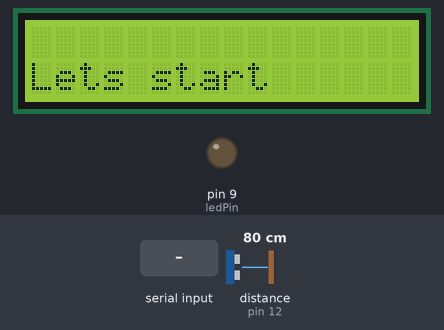
This sketch was run on a simulated Arduino Uno, built with avr-gcc and run on an emulated ATmega328P. Parts: 16×2 character LCD, output pins drawn as LEDs (lit = HIGH). Dashed ring = blinking. The test bench sets the inputs (shaded band); at power-on: distance to the obstacle (sensor on pin 12) 80 cm. The echo pulse lasts 58.3 µs per cm; pins used as bus, display or sensor lines are not drawn; what the sketch prints to the serial monitor is not drawn.

Above: at 1.2 s.
1.3 s: "/setdist\n" received over Serial
At 2.1 s:
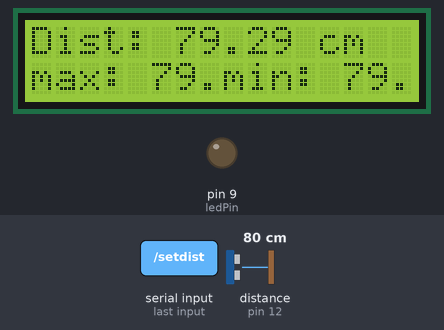
2.8 s: "/start\n" received over the second serial link
At 4.74 s:
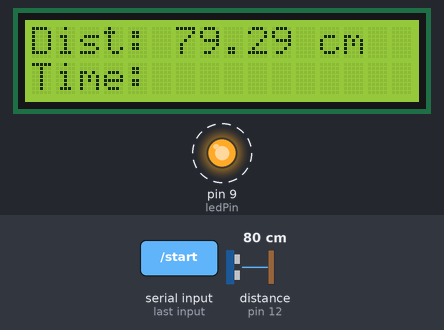
5.8 s: "/stop\n" received over Serial
At 6.6 s:
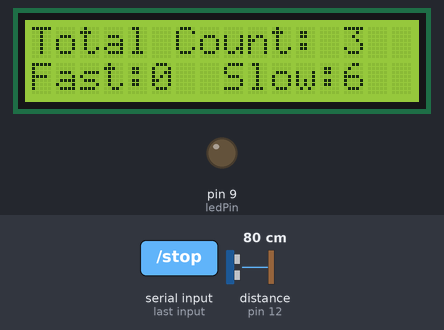
7.6 s: "/setdist90\n" received over Serial
At 8.1 s:
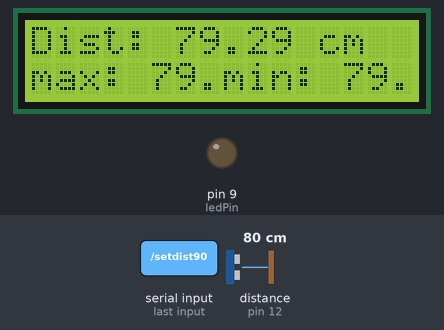
9.1 s: distance to the obstacle (sensor on pin 12) set to 120 cm
At 9.9 s:
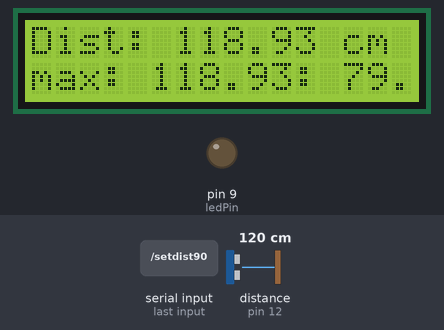
10.7 s: "/start,45\n" received over the second serial link
At 12.5 s:
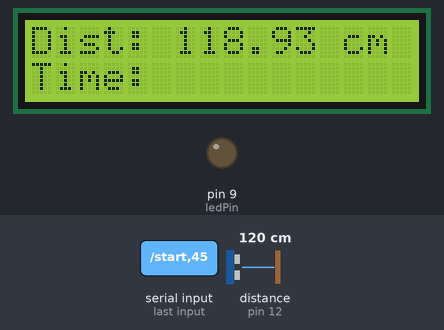
Timing chart, 0 to 13.5 s (numbered marks = the images above; inputs shaded):
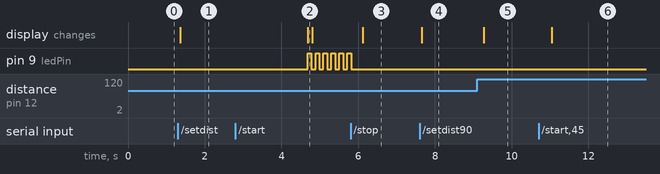

The sketch:

test1.ino
```cpp
#include <MPU6050.h>

// https://play.google.com/store/apps/details?id=de.kai_morich.serial_bluetooth_terminal
// 앱 다운 받아서 블루투스 연결

// 초기값 설정하는 방법

// "/setdist"
// 10초간 기본거리 당겼을때 거리 자동 측정

// "/settime 1.5"
// 편도 이동 시간 설정

// 시작하는 방법
// "/start"

// 멈추는 방법
// "/stop"

// HC-SR04
// TRG(D11), ECHO(D12)

// HC-06
// RXD(D2), TXD(D3)

//data 0 (거리)
//data 1 (빠르기) (시간차)
//data 2 (빨랐던수) (느렸던수)

#include <SoftwareSerial.h>
#include <LiquidCrystal_I2C.h>
#include <Wire.h>

// HC-SR04 핀 정의
const int trigPin = 11;
const int echoPin = 12;

const int ledPin = 9;

// LiquidCrystal I2C 설정 (필요한 경우)
LiquidCrystal_I2C lcd(0x27, 16, 2);  // 주소 0x27, 16자 2줄

// HC-06 블루투스 모듈을 위한 소프트웨어 시리얼
const int RX = 2;
const int TX = 3;
SoftwareSerial bluetooth(RX, TX);  // RX, TX

// 변수 설정
float distance_base = -1;
float distance_goal = -1;
float time_goal = -1;
unsigned long time_start;
bool measuring = false;
bool movingTowardsGoal = true;
int count = 0;
int fastCount = 0;
int slowCount = 0;
bool setDefaltDistance = false;
bool setDefaltTime = false;
String command = "";
int threshold =500;

void setup() {
  // 핀 초기화
  pinMode(trigPin, OUTPUT);
  pinMode(echoPin, INPUT);
  pinMode(ledPin, OUTPUT);

  //블루투스 초기화
  bluetooth.begin(9600);

  //시리얼 초기화
  Serial.begin(9600);

  // LiquidCrystal I2C 초기화 (필요한 경우)
  lcd.init();
  lcd.backlight();
  lcd.clear();
  lcd.setCursor(0, 1);
  lcd.print("Lets start");

  bluetooth.println("Lets start");
}

void loop() {
  command = "";
  getData();

  if (command.startsWith("/setdist")) {
    unsigned long endTime = millis() + 3000;  // 현재 시간으로부터 3초 후
    float maxDistance = 0;                     // 최대 거리
    float minDistance = 300;                   // 최소 거리

    // LCD 초기화
    lcd.clear();
    lcd.setCursor(0, 0);
    lcd.print("Dist: ");
    while (millis() < endTime) {
      float distance = measureDistance();
      lcd.setCursor(6, 0);
      lcd.print(distance);
      lcd.print(" cm    ");
      if (distance > maxDistance) {
        maxDistance = distance;
        // bluetooth.print("기본 위치 변경: ");
        // bluetooth.println(maxDistance);
        lcd.setCursor(0, 1);
        lcd.print("max: ");
        lcd.print(maxDistance);
      }
      if (distance < minDistance && distance > -1) {
        minDistance = distance;
        // bluetooth.print("이동 위치 변경: ");
        // bluetooth.println(minDistance);
        lcd.setCursor(8, 1);
        lcd.print("min: ");
        lcd.print(minDistance);
      }
      bluetooth.print("기본위치:");
      bluetooth.print(maxDistance);
      bluetooth.print(", 이동위치:");
      bluetooth.println(minDistance);

      delay(100);  // 센서 측정 간격
    }
    bluetooth.println();

    distance_base = maxDistance;
    distance_goal = minDistance;

    // 결과 출력
    bluetooth.print("기본 위치: ");
    bluetooth.println(distance_base);
    bluetooth.print("목표 위치: ");
    bluetooth.println(distance_goal);
    bluetooth.println();

    setDefaltDistance = true;
  } else if (command.startsWith("/settime ")) {
    String paramStr = command.substring(9);  // "/settime " 다음의 문자열 추출
    time_goal = paramStr.toFloat();

    // 결과 출력
    bluetooth.print("목표 편도 시간: ");
    bluetooth.println(time_goal);
    bluetooth.println();
    bluetooth.print("data ");
    bluetooth.print(time_goal);
    bluetooth.println();

    setDefaltTime = true;
  } else if (command.startsWith("/start")) {
    delay(200);

    lcd.clear();
    if (!setDefaltDistance && !setDefaltTime) {
      bluetooth.println("기본값을 설정해 주세요");
      // LCD 초기화
      lcd.setCursor(0, 0);
      lcd.print("Please Set");
      lcd.setCursor(0, 1);
      lcd.print("Defalut Value");
    } else {
      // 값 초기화
      count = 0;
      fastCount = 0;
      slowCount = 0;

      // LCD 초기화
      lcd.setCursor(0, 0);
      lcd.print("Dist: ");
      lcd.setCursor(0, 1);
      lcd.print("Time: ");

      time_start = millis();
      measuring = true;
    }
  } else if (command.startsWith("/stop")) {
    delay(200);

    // LCD에 결과 표시
    lcd.clear();
    lcd.setCursor(0, 0);
    lcd.print("Total Count: ");
    lcd.print(count / 2);
    lcd.setCursor(0, 1);
    lcd.print("Fast:");
    lcd.print(fastCount);
    lcd.setCursor(8, 1);
    lcd.print("Slow:");
    lcd.print(slowCount);

    // 블루투스로 데이터 전송
    bluetooth.print("data 2 ");
    bluetooth.print(fastCount);
    bluetooth.print(" ");
    bluetooth.println(slowCount);

    measuring = false;
  }

  // 거리 업데이트
  if (measuring) {
    float distance = measureDistance();
    lcd.setCursor(6, 0);
    lcd.print(distance);
    lcd.print(" cm    ");

// 블루투스로 데이터 전송
    bluetooth.print("data 0 ");
    bluetooth.println(distance);

    checkDistanceAndTime(distance);

    delay(50);
  }
}

float measureDistance() {
  digitalWrite(trigPin, LOW);
  delayMicroseconds(2);
  digitalWrite(trigPin, HIGH);
  delayMicroseconds(10);
  digitalWrite(trigPin, LOW);

  long duration = pulseIn(echoPin, HIGH);
  float distance = duration * 0.034 / 2;
  if (distance >= 300 || distance <= 0.5) {
    return 0;
  }
  return distance;
}

void checkDistanceAndTime(float distance) {
  if ((movingTowardsGoal && distance <= distance_goal) || (!movingTowardsGoal && distance >= distance_base)) {
    digitalWrite(ledPin, HIGH);
    delay(100);
    digitalWrite(ledPin, LOW);
    lcd.setCursor(6, 1);

    // 블루투스로 데이터 전송
    bluetooth.print("data 1 ");

    unsigned long time_taken = millis() - time_start;
    if (time_taken > time_goal * 1000 + threshold) {  // 시간이 목표보다 느림
      slowCount++;
      lcd.print("FASTER");
      bluetooth.print("0 ");
    } else if (time_taken < time_goal * 1000 - threshold) {  // 시간이 목표보다 빠름
      fastCount++;
      lcd.print("SLOWER");
      bluetooth.print("1 ");
    } else {  // 시간이 적당함
      lcd.print("GOOD  ");
      bluetooth.print("2 ");
    }

    movingTowardsGoal = !movingTowardsGoal;  // 목표 방향 전환
    time_start = millis();                   // 시간 재설정
    count++;
    bluetooth.print(time_taken / 1000);
    bluetooth.print(".");
    bluetooth.println(time_taken % 1000);
  }
}

void getData() {
  if (bluetooth.available()) {
    command = bluetooth.readStringUntil('\n');
    Serial.print("블루투스 입력 : ");
  }
  if (Serial.available()) {
    command = Serial.readStringUntil('\n');
    Serial.print("시리얼 입력 : ");
  }
  if (command != "") {
    command.trim();
    Serial.println(command);
  }
}
```

Measured:
- after the input at 1.3 s, the display: changes after 0.06 s (image 1)
- after the input at 2.8 s, pin 9 (ledPin): alternates HIGH for 0.10 s and LOW for 0.11 s, starting after 1.9 s; the display: changes after 1.9 s (image 2)
- after the input at 5.8 s, pin 9 (ledPin): goes on until 5.8 s, then stays LOW; the display: changes after 0.32 s (image 3)
- after the input at 7.6 s, the display: changes after 0.06 s (image 4)
- after the input at 9.1 s, the display: changes after 0.17 s (image 5)
- after the input at 10.7 s, the display: changes after 0.34 s (image 6)
